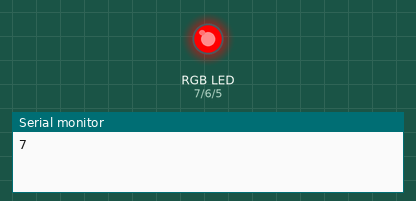
This sketch was run on a simulated Arduino Uno, built with avr-gcc and run on an emulated ATmega328P. On the bench: an RGB LED mixed from three pins (HIGH = lit), the last lines printed to the serial monitor.

Above: at 0.5 s.
At 1.5 s:
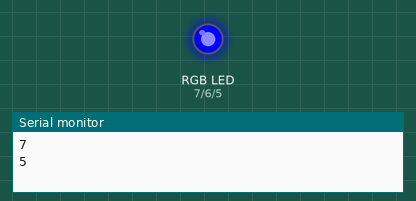
At 5.5 s:
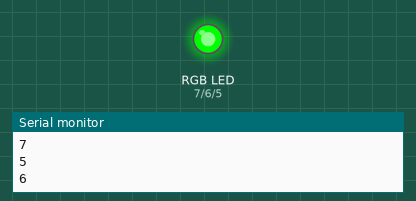
Timing chart, 0 to 6.9 s (numbered marks = the images above):
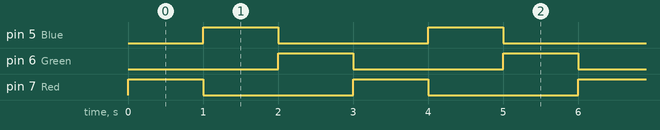

Measured:
- by itself, pin 5 (Blue), pin 6 (Green), pin 7 (Red): alternates HIGH for 1.0 s and LOW for 2.0 s
- by itself, everything shown: repeats every 3.0 s, in 4 steps

The sketch:

RGB-LED.ino
```cpp
//Picture of The code
//int prevR = 0, prevG = 0, prevB = 0; // all of the previous RGB values
int const Red = 7; //                                                                                                                                                         pin 3
int const Blue = 5; // pin 4
int const Green = 6; // pin 5

void setup()
{
pinMode(Red,OUTPUT);
pinMode(Blue,OUTPUT);
pinMode(Green,OUTPUT);

} // sets up the program
void loop() { //main loop of the program
Serial.begin(9600);
 // RGB(255, 255, 255); // this calls the RGB function

  RGB(Red);

  RGB(Blue);

  RGB(Green);


}


void RGB(int x) {


digitalWrite(x, HIGH);
Serial.println(x);
delay(1000);
digitalWrite(x, LOW);

}
```
